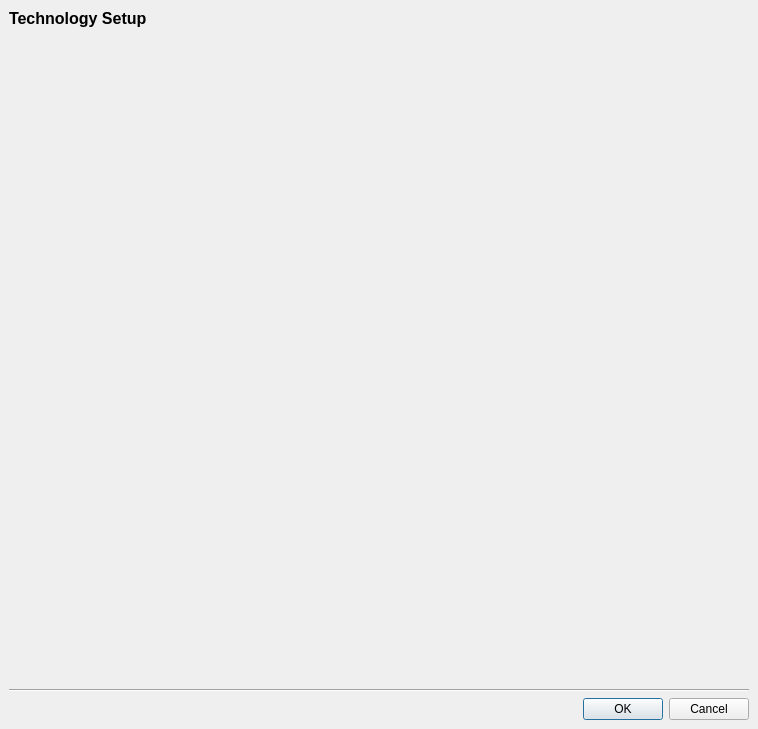
<ui version="4.0" >
 <class>SpecificLoadLayoutOptionsDialog</class>
 <widget class="QDialog" name="SpecificLoadLayoutOptionsDialog" >
  <property name="geometry" >
   <rect>
    <x>0</x>
    <y>0</y>
    <width>758</width>
    <height>729</height>
   </rect>
  </property>
  <property name="windowTitle" >
   <string>Dialog</string>
  </property>
  <layout class="QVBoxLayout" >
   <property name="margin" >
    <number>9</number>
   </property>
   <property name="spacing" >
    <number>6</number>
   </property>
   <item>
    <widget class="QLabel" name="headline_lbl" >
     <property name="sizePolicy" >
      <sizepolicy>
       <hsizetype>5</hsizetype>
       <vsizetype>1</vsizetype>
       <horstretch>0</horstretch>
       <verstretch>0</verstretch>
      </sizepolicy>
     </property>
     <property name="font" >
      <font>
       <pointsize>12</pointsize>
       <weight>75</weight>
       <italic>false</italic>
       <bold>true</bold>
      </font>
     </property>
     <property name="text" >
      <string>Technology Setup</string>
     </property>
    </widget>
   </item>
   <item>
    <widget class="QFrame" name="content_frame" >
     <property name="sizePolicy" >
      <sizepolicy>
       <hsizetype>5</hsizetype>
       <vsizetype>5</vsizetype>
       <horstretch>0</horstretch>
       <verstretch>1</verstretch>
      </sizepolicy>
     </property>
     <property name="frameShape" >
      <enum>QFrame::NoFrame</enum>
     </property>
     <property name="frameShadow" >
      <enum>QFrame::Raised</enum>
     </property>
    </widget>
   </item>
   <item>
    <widget class="Line" name="line" >
     <property name="orientation" >
      <enum>Qt::Horizontal</enum>
     </property>
    </widget>
   </item>
   <item>
    <widget class="QDialogButtonBox" name="buttonBox" >
     <property name="orientation" >
      <enum>Qt::Horizontal</enum>
     </property>
     <property name="standardButtons" >
      <set>QDialogButtonBox::Cancel|QDialogButtonBox::NoButton|QDialogButtonBox::Ok</set>
     </property>
    </widget>
   </item>
  </layout>
 </widget>
 <resources/>
 <connections>
  <connection>
   <sender>buttonBox</sender>
   <signal>accepted()</signal>
   <receiver>SpecificLoadLayoutOptionsDialog</receiver>
   <slot>accept()</slot>
   <hints>
    <hint type="sourcelabel" >
     <x>248</x>
     <y>254</y>
    </hint>
    <hint type="destinationlabel" >
     <x>157</x>
     <y>274</y>
    </hint>
   </hints>
  </connection>
  <connection>
   <sender>buttonBox</sender>
   <signal>rejected()</signal>
   <receiver>SpecificLoadLayoutOptionsDialog</receiver>
   <slot>reject()</slot>
   <hints>
    <hint type="sourcelabel" >
     <x>316</x>
     <y>260</y>
    </hint>
    <hint type="destinationlabel" >
     <x>286</x>
     <y>274</y>
    </hint>
   </hints>
  </connection>
 </connections>
</ui>
